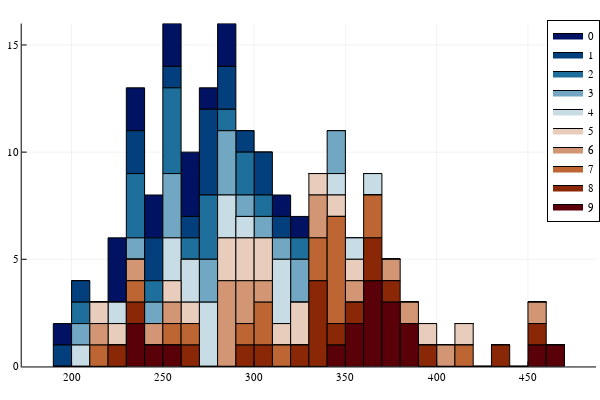

The notebook cell saved with this chart:
### Code cell
@df sleep_data groupedhist(:Reaction; bins=30, group=:Days, bar_position=:stack, palette=:vik10)
